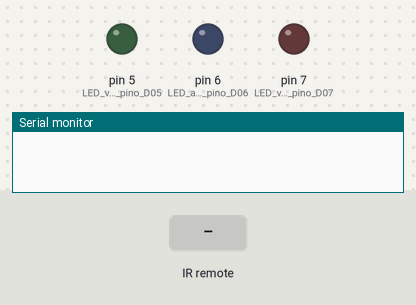
Simulated run of this sketch. Board: Arduino Uno, built with avr-gcc and run on an emulated ATmega328P. Parts: output pins drawn as LEDs (lit = HIGH), the last lines printed to the serial monitor. Inputs (shaded band) come from the test bench.

Above: at 1.2 s.
1.3 s: infrared code 0xFFB04F received
At 2.5 s:
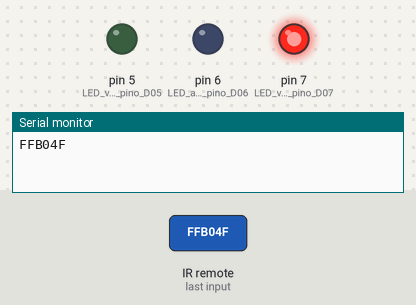
2.8 s: infrared code 0xFF9867 received
At 3.8 s:
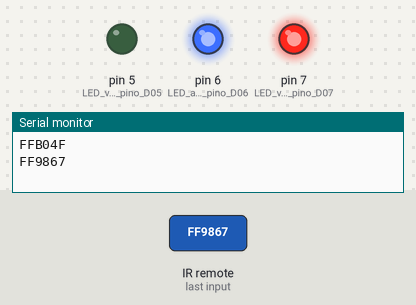
4.3 s: infrared code 0xFF6897 received
At 5.0 s:
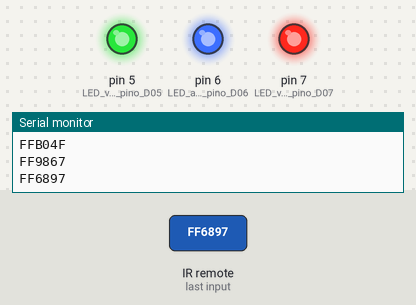
5.8 s: infrared code 0xFFB04F received
At 6.1 s:
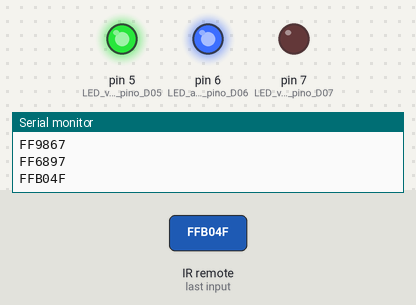
7.3 s: infrared code 0xFF9867 received
At 8.5 s:
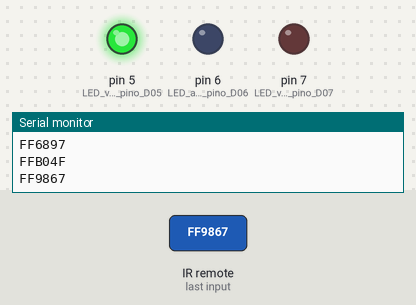
Timing chart, 0 to 9.8 s (numbered marks = the images above; inputs shaded):
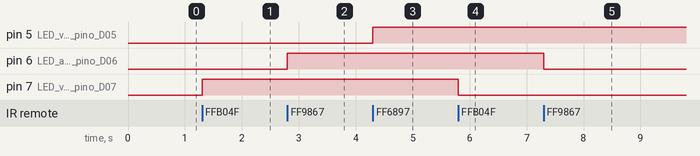

The sketch:

Acionar_LEDs_IR.ino
```cpp
// Arduino Controle Remoto IR - LEDs coloridos
// https://blog.eletrogate.com/guia-completo-do-controle-remoto-ir-receptor-ir-para-arduino
// Baseado em https://hetpro-store.com/TUTORIALES/control-ir-con-arduino/

#include <IRremote.h>                              // Biblioteca IRemote
int RECV_PIN = 11;                                 // Arduino pino D11 conectado no Receptor IR
IRrecv irrecv(RECV_PIN);                           // criando a instância
decode_results results;                            // declarando os resultados
bool LED5, LED6, LED7  = false;                    // estado dos LEDs
int atraso = 250;                                  // atraso após ligar LED

void setup()
{
  Serial.begin(9600);                              // Monitor velocidade 9600 bps
  pinMode(7, OUTPUT);                              // LED vermelho no pino D07
  pinMode(6, OUTPUT);                              // LED azul no pino D06
  pinMode(5, OUTPUT);                              // LED verde no pino D05
  irrecv.enableIRIn();                             // Inicializa a recepção de códigos
}

void loop()
{
  results.value = 0;                               // zera os registradores
  if (irrecv.decode(&results))                     // se algum código for recebido
  {
    Serial.println(results.value, HEX);            // imprime o HEX Code
    irrecv.resume();                               // reinicializa o receptor
  }
  if (results.value == 0xFFB04F)                   // pressione tecla 3 para controlar LED vermelho (D07)
  {
    LED7 = !LED7;                                  // alterna o estado do LED D07
    digitalWrite(7, LED7);                         // acende ou apaga LED vermelho (D07)
    delay(atraso);                                 // atraso de 250 ms
  }

  if (results.value == 0xFF9867)                   // pressione tecla 2 para controlar LED azul (D06)
  {
    LED6 = !LED6;                                  // alterna o estado do LED D06
    digitalWrite(6, LED6);                         // acende ou apaga LED vermelho (D07)
    delay(atraso);                                 // atraso de 250 ms
  }

  if (results.value == 0xFF6897)                   // pressione tecla 1 para controlar LED verde (D05)
  {
    LED5 = !LED5;                                  // alterna o estado do LED D05
    digitalWrite(5, LED5);                         // acende ou apaga LED verde (D05)
    delay(atraso);                                 // atraso de 250 ms
  }
}
```

Measured:
- after the input at 1.3 s, pin 7 (LED_vermelho_no_pino_D07): LOW → HIGH at once
- after the input at 2.8 s, pin 6 (LED_azul_no_pino_D06): LOW → HIGH at once
- after the input at 4.3 s, pin 5 (LED_verde_no_pino_D05): LOW → HIGH at once
- after the input at 5.8 s, pin 7 (LED_vermelho_no_pino_D07): HIGH → LOW at once
- after the input at 7.3 s, pin 6 (LED_azul_no_pino_D06): HIGH → LOW at once
